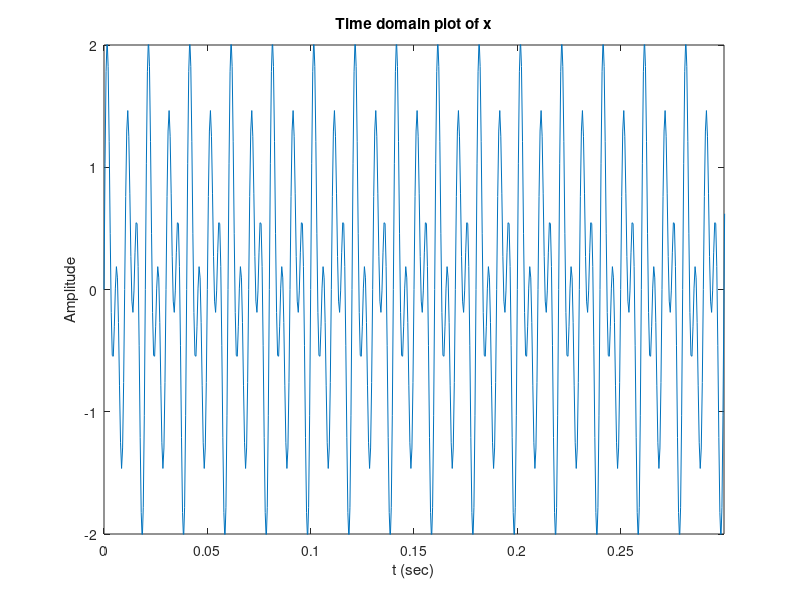
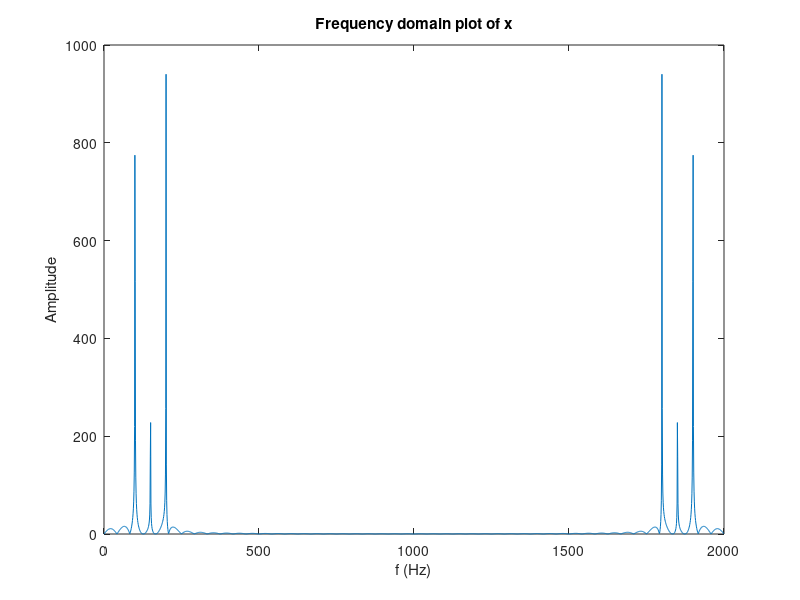
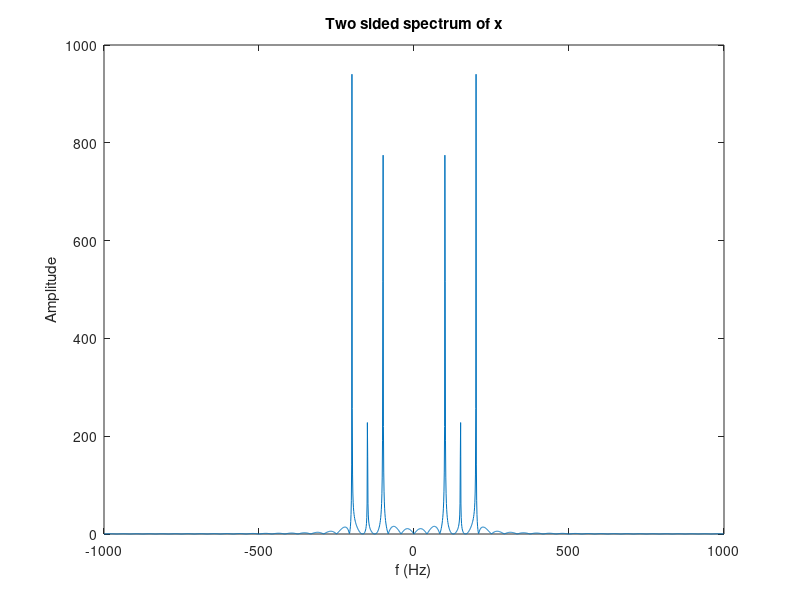
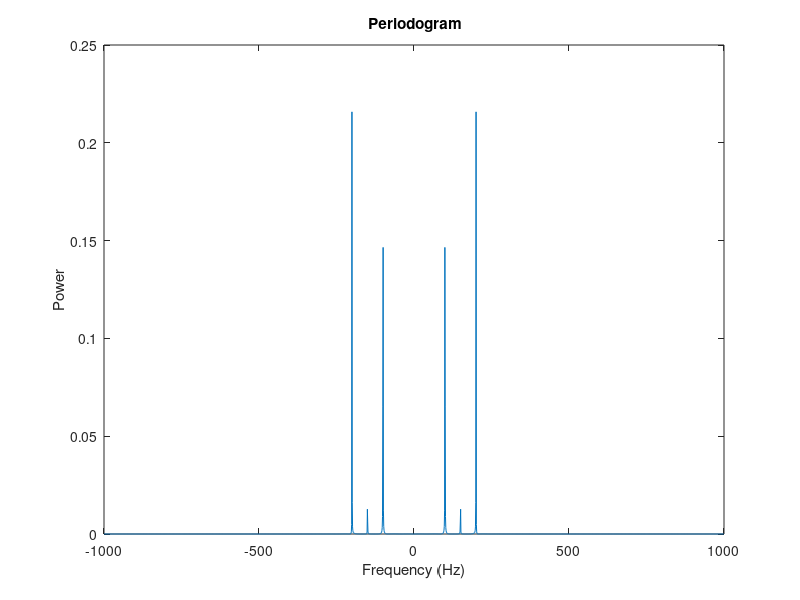

Write MATLAB code to recreate these figures, in order.
close all
clear all
clc

%Signal Creation

Fs=2000;
Ts=1/Fs;
L=2000;
T=L*Ts;
t=0:Ts:(L-1)*Ts;
x= sin(2*pi*100*t) + 0.3*sin(2*pi*150*(t-2)) + sin(2*pi*200*t);

% Signal in Time domain

figure(1)
plot(t,x)
title('Time domain plot of x')
xlabel('t (sec)')
ylabel('Amplitude')
pause
axis([0 0.3 -2 2])
pause

% Discreate fourier transform

N= 2^nextpow2(L);
Fo= Fs/N;
f=(0:N-1)*Fo;
X= fft(x,N);

% Signal in Frequenct domain

figure(2)
plot(f(1:N),abs(X(1:N)));
title('Frequency domain plot of x')
xlabel('f (Hz)')
ylabel('Amplitude')
pause

% Bilateral Signal Spectrum

figure(3)
f=f-Fs/2;
X=fftshift(X);
plot(f,abs(X));
title('Two sided spectrum of x');
xlabel('f (Hz)');
ylabel('Amplitude')
pause

% Signal Strength and Periodogram

power=X.*conj(X)/N/L;
figure(4)
plot(f,power)
xlabel('Frequency (Hz)')
ylabel('Power')
title('{\bf Periodogram}')
pause

disp('Part2') % Add Noise 

% Noise generation and graph in Time

figure(5)
n = randn(1,2000).*0.2;
plot(t,n)
axis([0 0.3 -2 2])
xlabel('Time (sec)')
ylabel('Noise')
title('{\bf Noise Diagram}')
pause

% Noise strength and Periodogram

n_f = fft(n,N);
power_n = n_f.*conj(n_f)/N/L;
n_f = fftshift(n_f);
plot(f,power_n)
xlabel('Frequency (Hz)')
ylabel('Power')
title('{\bf Periodogram of Noise}')
pause

% Fusion of signal and noise. Representation in time domain

s = x+n;
figure(7)
plot(t,s)
axis([0 0.2 -2 2])
xlabel('Time (sec)')
ylabel('Amplitude with noise')
title('{\bf S Signal Diagram}')
pause

% Bilateral spectrum of noisy signal

s_f = fft(s,N);
s_f = fftshift(s_f);
figure(8)
plot(f, abs(s_f));
title('Two sided spectrum of Amp with noise');
xlabel('f (Hz)');
ylabel('Amplitude')
pause

disp('Part 3') % Signal multiplication with another sinusoidal

% Signal definition and time representation

f1 = 600;
x1 = sin(2*pi*f1*t);
new_s = s.*x1;
figure(9)
plot(t,new_s)
axis([0 0.2 -2 2])
xlabel('Time (sec)')
ylabel('Amplitude with noise +')
title('{\bf S*sin Signal Diagram}')
pause

% Bilateral Spectrum representation

new_s_f = fft(new_s, N);
new_s_f = fftshift(new_s_f);
figure(10)
plot(f, abs(new_s_f));
title('Frequency domain of Amp w noise +');
xlabel('f (Hz)');
ylabel('Amplitude');
pause

